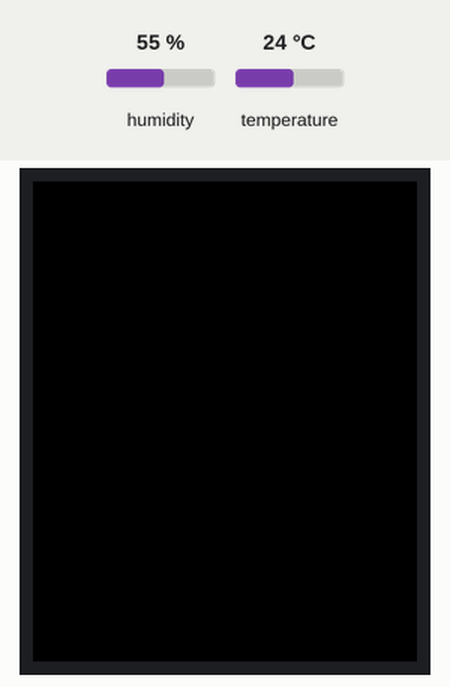
A sketch run on a simulated Arduino Uno, built with avr-gcc and run on an emulated ATmega328P. On the bench: 128×160 colour display. Inputs (shaded band) come from the test bench; at power-on: humidity 55 %, temperature 24 °C. Storage starts empty; what the sketch prints to the serial monitor is not drawn.

Above: at 1.3 s.
1.4 s: humidity set to 22 %
At 11.2 s:
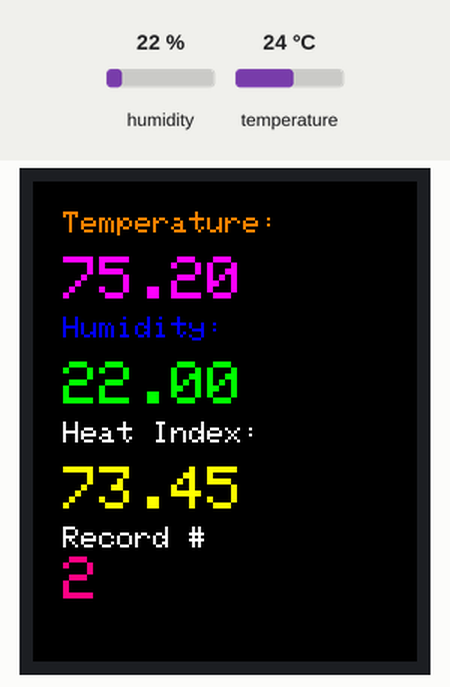
11.5 s: temperature set to 12 °C
At 21.2 s:
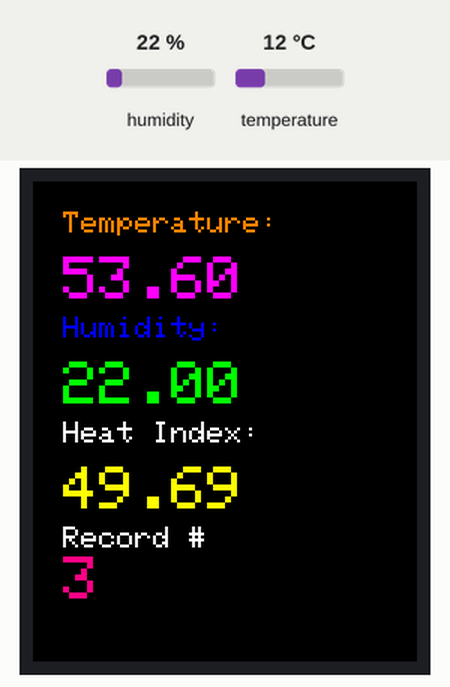
21.5 s: humidity set to 40 %
At 31.2 s:
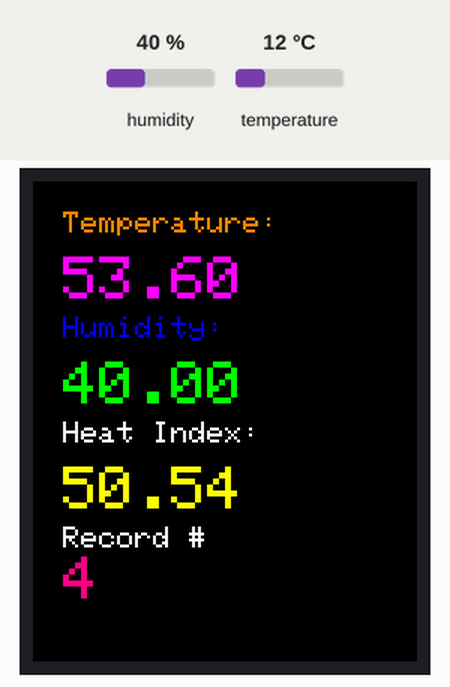
31.5 s: temperature set to 19 °C
At 41.3 s:
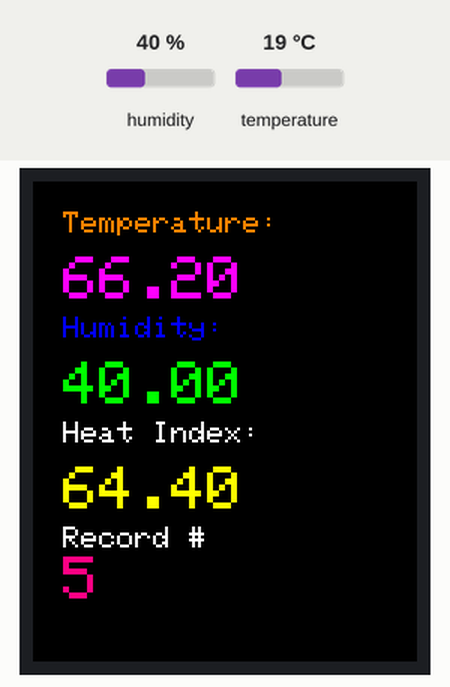
Timing chart, 0 to 42.5 s (numbered marks = the images above; inputs shaded):
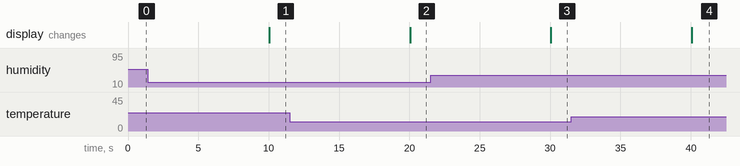

Measured:
- after the input at 1.4 s, the display: changes after 8.7 s (image 1)
- after the input at 11.5 s, the display: changes after 8.6 s (image 2)
- after the input at 21.5 s, the display: changes after 8.6 s (image 3)
- after the input at 31.5 s, the display: changes after 8.6 s (image 4)

The sketch:

Temp_data_logger2.ino
```cpp
#include <DHT.h>
#include <SD.h>

#include <Adafruit_GFX.h>    // Core graphics library
#include <Adafruit_ST7735.h> // Hardware-specific library
#include <SPI.h>

#define DHTPIN 3     // what digital pin we're connected to
#define DHTTYPE DHT22   // DHT 22  (AM2302), AM2321
#define SWITCH_PIN 2 // switch is connected to pin 2

#define TFT_CS     10
#define TFT_RST    9
#define TFT_DC     8

#define BLACK   0x0000
#define ORANGE  0xfC00
#define RED     0xf800
#define BLUE    0x001f
#define GREEN   0x07e0
#define YELLOW  0xffe0
#define PURPLE  0xF81F
#define PINK    0xF810
#define WHITE   0xffff

int Record = 1;
const int chipSelect = 4;

Adafruit_ST7735 tft = Adafruit_ST7735(TFT_CS,  TFT_DC, TFT_RST);

unsigned long previousMillis = 0;
const unsigned long interval = 10000;
bool run;
float lastTempFahrenheit = 0.0;
float lastHumidity = 0.0;
float lastHeatIndex = 0.0;
int lastRecord = 0;

// long minutes(long x){
//   return 60L*1000L*x;
// }

DHT dht(DHTPIN, DHTTYPE);

void setup() {
  Serial.begin(9600);
  Serial.println("Working...");
  dht.begin();
  // pinMode(SWITCH_PIN, INPUT); // Set the switch pin as input
  // run = false; //starts stopped

  tft.initR(INITR_BLACKTAB);   // initialize a ST7735S chip, black tab
  tft.fillScreen(ST7735_BLACK);

  Serial.print("Initializing SD card...");

  // see if the card is present and can be initialized:
  if (!SD.begin(chipSelect)) {
    Serial.println("Card failed, or not present");
    // don't do anything more:
    while (1);
  }
  Serial.println("Card Initialized.");
}

void loop() {

            unsigned long currentMillis = millis();

      if (currentMillis - previousMillis >= interval) {
        previousMillis = currentMillis;

  // code you always run here; you can leave this section blank if you want the
  // entire program to stop and start, or add code here if you want it to
  // always run

  // check button press here and if it is pressed then toggle run variable
  // between 0 and 255; REQUIRED!

  // funcitons based off of button pulling input pin LOW
  // if(digitalRead(SWITCH_PIN) == LOW)
  // {
  //    if(run)
  //    {
  //       run = false;
  //    }
  //    else
  //    {
  //       run = true;
  //    }
  // }

  // if(run)
  // {
  // code you only run if button was pressed, stops running when button
  // pressed again, so forth...

  // int switch_value = digitalRead(SWITCH_PIN);   // read input value and store
  //                                               // it in switchpin

  tft.invertDisplay(false);

  // Label Temperature
  tft.setTextColor(ORANGE);
  tft.setTextSize(1);
  tft.setCursor(10, 10);
  tft.println("Temperature:");

  float tempFahrenheit = dht.readTemperature(true);

  // clear the last temp
  tft.setTextColor(BLACK);
  tft.setTextSize(2);
  tft.setCursor(10, 25);
  tft.println(lastTempFahrenheit);

  // print the current temp
  tft.setTextColor(PURPLE);
  tft.setTextSize(2);
  tft.setCursor(10, 25);
  tft.println(tempFahrenheit);

  //write temp reading to to SD card
  File sdcard_file = SD.open("data.txt", FILE_WRITE);
  // if the file is available, write to it:
  if (sdcard_file) {
    sdcard_file.print("Temperature: ");
    sdcard_file.print(tempFahrenheit);
    sdcard_file.close();

    // update last temp
    lastTempFahrenheit = tempFahrenheit;

    // Label Humidity
    tft.setTextColor(BLUE);
    tft.setTextSize(1);
    tft.setCursor(10, 45);
    tft.println("Humidity:");

    float Humidity = dht.readHumidity(true);

    // clear the last humidity
    tft.setTextColor(BLACK);
    tft.setTextSize(2);
    tft.setCursor(10, 60);
    tft.println(lastHumidity);

    // print the current humidity
    tft.setTextColor(GREEN);
    tft.setTextSize(2);
    tft.setCursor(10, 60);
    tft.println(Humidity);

    File sdcard_file = SD.open("data.txt", FILE_WRITE);
    // if the file is available, write to it:
    if (sdcard_file) {
      sdcard_file.print(" Humidity: ");
      sdcard_file.print(Humidity);
      sdcard_file.close();

      // update last humidity
      lastHumidity = Humidity;

      // Label Heat Index
      tft.setTextColor(WHITE);
      tft.setTextSize(1);
      tft.setCursor(10, 80);
      tft.println("Heat Index:");

      float HeatIndex = dht.computeHeatIndex(tempFahrenheit, Humidity);

      // clear the last heat index
      tft.setTextColor(BLACK);
      tft.setTextSize(2);
      tft.setCursor(10, 95);
      tft.println(lastHeatIndex);

      // print the current heat index
      tft.setTextColor(YELLOW);
      tft.setTextSize(2);
      tft.setCursor(10, 95);
      tft.println(HeatIndex);

Record++;

      File sdcard_file = SD.open("data.txt", FILE_WRITE);
      // if the file is available, write to it:
      if (sdcard_file) {
        sdcard_file.print(" Heat Index: ");
        sdcard_file.println(HeatIndex);
        sdcard_file.close();
      }
      // update last heat index
      lastHeatIndex = HeatIndex;

      // Label "Record
      tft.setTextColor(WHITE);
      tft.setTextSize(1);
      tft.setCursor(10, 115);
      tft.println("Record #");

         // clear the "record"

      tft.setTextColor(BLACK);
      tft.setTextSize(2);
      tft.setCursor(10, 125);
      tft.println(lastRecord);
      // print the current "record"
      tft.setTextColor(PINK);
      tft.setTextSize(2);
      tft.setCursor(10, 125);
      tft.println(Record);
       lastRecord = Record;

      }
    }
  }
}
```
